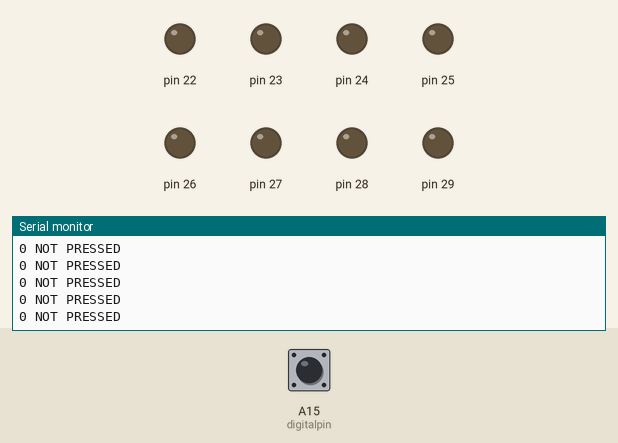
Recording of a sketch running on a simulated Arduino Mega 2560, built with avr-gcc and run on an emulated ATmega2560. Parts: output pins drawn as LEDs (lit = HIGH), the last lines printed to the serial monitor. The test bench sets the inputs (shaded band); at power-on: A15 (digitalpin) LOW.

Above: at 1.2 s.
1.3 s: A15 (digitalpin) driven HIGH
At 2.4 s:
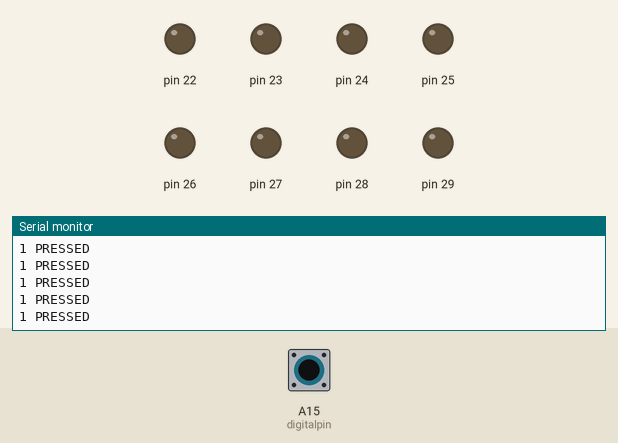
2.8 s: A15 (digitalpin) driven LOW
At 3.7 s:
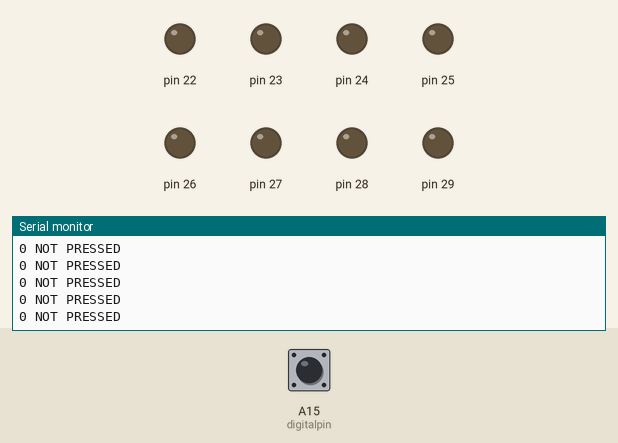
5.8 s: A15 (digitalpin) pulsed HIGH 5 times (0.12 s each, 0.3 s apart)
10.3 s: A15 (digitalpin) pulsed HIGH 5 times (0.12 s each, 0.3 s apart)
At 11.1 s:
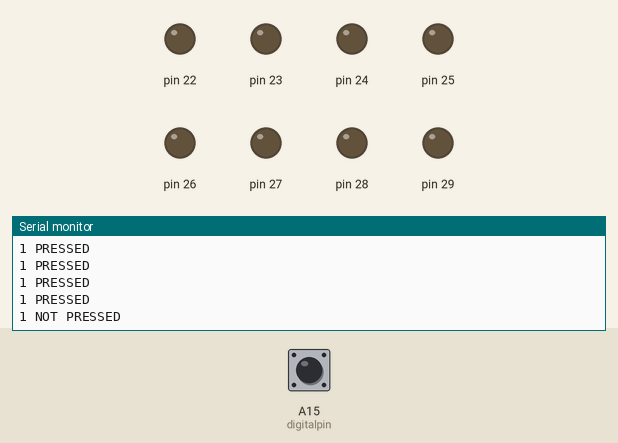

The sketch:

ISR.ino
```cpp
#include<LiquidCrystal.h>
LiquidCrystal lcd (16, 17,18,19,20,21);
 int digitalpin=A15;

void setup() {
  // put your setup code here, to run once:
  Serial.begin(9600);
 /// DDRD =B11111111;
  DDRA =B11111111;
}
void loop() {
  // put your main code here, to run repeatedly:
int Button=digitalRead(A15);

  if (Button==1)
  {
   Serial.println(" PRESSED");
   Serial.print(HIGH);
  }
  else {
    Serial.println(" NOT PRESSED");
    Serial.print(LOW);
  }
 };
```

Measured:
- after the input at 1.3 s, the serial monitor: prints a new line after 0.07 s (image 1)
- after the input at 2.8 s, the serial monitor: prints a new line after 0.07 s (image 2)
- after the input at 10.3 s, the serial monitor: prints a new line after 0.08 s (image 3)
